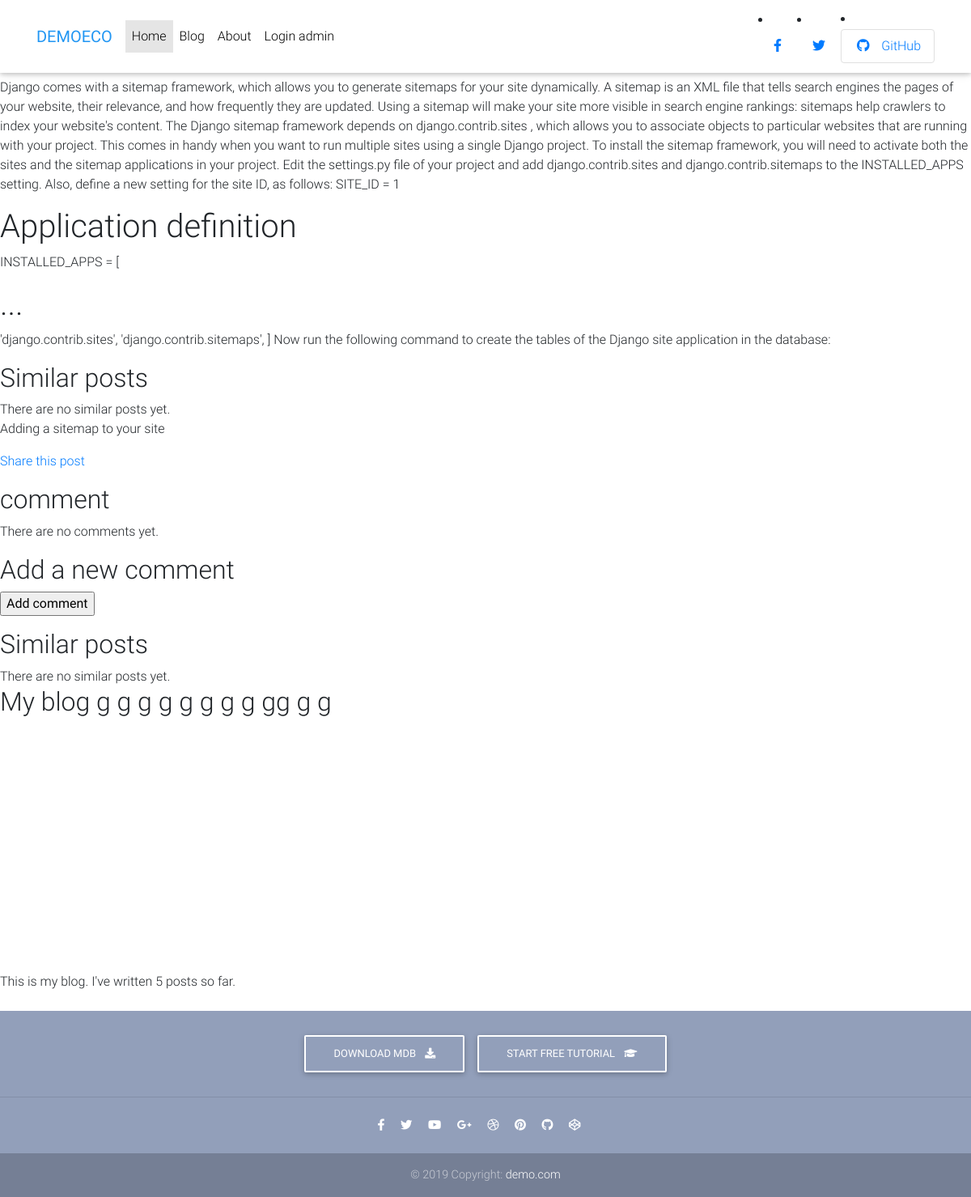
/blog/5/, run on the app's committed database.
### blog/models.py (models this page shows, shortened)
class Post(models.Model):
    tags = TaggableManager()
    objects = models.Manager()  # The default manager.
    published = PublishedManager()  # Our custom manager.
    STATUS_CHOICES = (
        ('draft', 'Draft'),
        ('published', 'Published'),
    )
    title = models.CharField(max_length=250)
    slug = models.SlugField(max_length=250,
                            unique_for_date='publish')
    author = models.ForeignKey(User,
                               on_delete=models.CASCADE,
                               related_name='blog_posts')
    body = models.TextField()
    publish = models.DateTimeField(default=timezone.now)
    created = models.DateTimeField(auto_now_add=True)
    updated = models.DateTimeField(auto_now=True)
    status = models.CharField(max_length=10,
                              choices=STATUS_CHOICES,
                              default='draft')
    class Meta:
        ordering = ('-publish',)
    def get_absolute_url(self):
        return reverse('post-detail', kwargs={'pk': self.pk})

### blog/views.py (the view)
# urls.py: path('blog/<int:pk>/', PostDetailView.as_view(), name='post-detail'),
class PostDetailView(DetailView):
    model = Post

### blog/models.py (called while the page is built)
    def get_queryset(self):
        return super(PublishedManager,
                     self).get_queryset()\
            .filter(status='published')

### blog/templatetags/blog_tags.py (called while the page is built)
@register.filter(name='markdown')
def markdown_fromat(text):
    return mark_safe(markdown.markdown(text))

@register.simple_tag
def total_posts():
    return Post.published.count()

@register.inclusion_tag('latest_posts.html')
def show_latest_posts(count=3):
    latest_posts = Post.published.order_by('-publish')[:count]
    return {'latest_posts': latest_posts}

### templates/blog/post_detail.html (shortened to what this page needs)
{% extends "base.html" %}
{% load blog_tags %}
{% block content %}
<h1>{{ post.title }}</h1>
<p class="date">
</p>
{{ post.body|markdown }}
<h2>Similar posts</h2>
{% for post in similar_posts %}
<p>
<a href="{{ post.get_absolute_url }}">{{ post.title }}</a>
</p>
{% empty %}
There are no similar posts yet.
{% endfor %}
{{ post.title|linebreaks }}
<p>
    <a href="{% url "post_share" post.id %}">
    Share this post
    </a>
    </p>
{% with comments.count as total_comments %}
   <h2>
      {{ total_comments }} comment{{ total_comments|pluralize }}
   </h2>
{% endwith %}
{% for comment in comments %}
    <div class="comment">
        <p class="info">
            Comment {{ forloop.counter }} by {{ comment.name }}
            {{ comment.created }}
        </p>
        {{ comment.body|linebreaks }}
    </div>
{% empty %}
      <p>There are no comments yet.</p>
{% endfor %}
{% if new_comment %}
<h2>Your comment has been added.</h2>
{% else %}
<h2>Add a new comment</h2>
<form method="post">
<p><input type="submit" value="Add comment"></p>
</form>
<h2>Similar posts</h2>
{% for post in similar_posts %}
<p>
<a href="{{ post.get_absolute_url }}">{{ post.title }}</a>
</p>
{% empty %}
There are no similar posts yet.
{% endfor %}
{% endif %}
{% endblock %}

### templates/head.html (style rules this page uses)
html, body, header, .carousel { height: 60vh; }

### data on the page
Post: body "Django comes with a sitemap framework, which allows you to generate sitemaps for your site dynamically. A sitemap is an XML file that tells search engines the pages of your website, their relevance, and how frequently they are updated. Using a sitemap will make your site more visible in search engine rankings: sitemaps help crawlers to index your website's content. The Django sitemap framework depends on django.contrib.sites , which allows you to associate objects to particular websites that are running with your project. This comes in handy when you want to run multiple sites using a single Django project. To install the sitemap framework, you will need to activate both the sites and the…", title "Adding a sitemap to your site"
